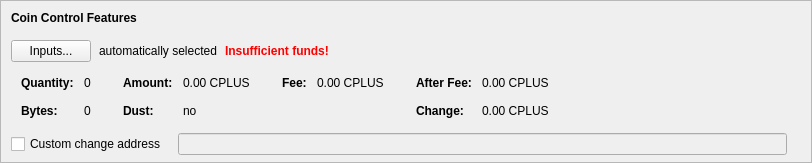
    <widget class="QFrame" name="frameCoinControl">
     <property name="sizePolicy">
      <sizepolicy hsizetype="Expanding" vsizetype="Expanding">
       <horstretch>0</horstretch>
       <verstretch>0</verstretch>
      </sizepolicy>
     </property>
     <property name="maximumSize">
      <size>
       <width>16777215</width>
       <height>16777215</height>
      </size>
     </property>
     <property name="frameShape">
      <enum>QFrame::StyledPanel</enum>
     </property>
     <property name="frameShadow">
      <enum>QFrame::Sunken</enum>
     </property>
     <layout class="QVBoxLayout" name="verticalLayoutCoinControl2">
      <property name="spacing">
       <number>0</number>
      </property>
      <property name="leftMargin">
       <number>0</number>
      </property>
      <property name="topMargin">
       <number>0</number>
      </property>
      <property name="rightMargin">
       <number>0</number>
      </property>
      <property name="bottomMargin">
       <number>6</number>
      </property>
      <item>
       <layout class="QVBoxLayout" name="verticalLayoutCoinControl" stretch="0,0,0,0,1">
        <property name="spacing">
         <number>0</number>
        </property>
        <property name="leftMargin">
         <number>10</number>
        </property>
        <property name="topMargin">
         <number>10</number>
        </property>
        <item>
         <layout class="QHBoxLayout" name="horizontalLayoutCoinControl1">
          <property name="bottomMargin">
           <number>15</number>
          </property>
          <item>
           <widget class="QLabel" name="labelCoinControlFeatures">
            <property name="sizePolicy">
             <sizepolicy hsizetype="Preferred" vsizetype="Maximum">
              <horstretch>0</horstretch>
              <verstretch>0</verstretch>
             </sizepolicy>
            </property>
            <property name="font">
             <font>
              <weight>75</weight>
              <bold>true</bold>
             </font>
            </property>
            <property name="styleSheet">
             <string notr="true">font-weight:bold;</string>
            </property>
            <property name="text">
             <string>Coin Control Features</string>
            </property>
           </widget>
          </item>
         </layout>
        </item>
        <item>
         <layout class="QHBoxLayout" name="horizontalLayoutCoinControl2" stretch="0,0,0,0">
          <property name="spacing">
           <number>8</number>
          </property>
          <property name="bottomMargin">
           <number>10</number>
          </property>
          <item>
           <widget class="QPushButton" name="pushButtonCoinControl">
            <property name="styleSheet">
             <string notr="true"/>
            </property>
            <property name="text">
             <string>Inputs...</string>
            </property>
            <property name="autoDefault">
             <bool>false</bool>
            </property>
           </widget>
          </item>
          <item>
           <widget class="QLabel" name="labelCoinControlAutomaticallySelected">
            <property name="text">
             <string>automatically selected</string>
            </property>
            <property name="margin">
             <number>5</number>
            </property>
           </widget>
          </item>
          <item>
           <widget class="QLabel" name="labelCoinControlInsuffFunds">
            <property name="font">
             <font>
              <weight>75</weight>
              <bold>true</bold>
             </font>
            </property>
            <property name="styleSheet">
             <string notr="true">color:red;font-weight:bold;</string>
            </property>
            <property name="text">
             <string>Insufficient funds!</string>
            </property>
            <property name="margin">
             <number>5</number>
            </property>
           </widget>
          </item>
          <item>
           <spacer name="horizontalSpacerCoinControl">
            <property name="orientation">
             <enum>Qt::Horizontal</enum>
            </property>
            <property name="sizeHint" stdset="0">
             <size>
              <width>40</width>
              <height>1</height>
             </size>
            </property>
           </spacer>
          </item>
         </layout>
        </item>
        <item>
         <widget class="QWidget" name="widgetCoinControl" native="true">
          <property name="sizePolicy">
           <sizepolicy hsizetype="Preferred" vsizetype="Preferred">
            <horstretch>0</horstretch>
            <verstretch>0</verstretch>
           </sizepolicy>
          </property>
          <property name="minimumSize">
           <size>
            <width>0</width>
            <height>0</height>
           </size>
          </property>
          <property name="styleSheet">
           <string notr="true"/>
          </property>
          <layout class="QHBoxLayout" name="horizontalLayoutCoinControl5">
           <property name="leftMargin">
            <number>0</number>
           </property>
           <property name="topMargin">
            <number>0</number>
           </property>
           <property name="rightMargin">
            <number>0</number>
           </property>
           <property name="bottomMargin">
            <number>0</number>
           </property>
           <item>
            <layout class="QHBoxLayout" name="horizontalLayoutCoinControl3" stretch="0,0,0,1">
             <property name="spacing">
              <number>20</number>
             </property>
             <property name="topMargin">
              <number>0</number>
             </property>
             <property name="bottomMargin">
              <number>10</number>
             </property>
             <item>
              <layout class="QFormLayout" name="formLayoutCoinControl1">
               <property name="horizontalSpacing">
                <number>10</number>
               </property>
               <property name="verticalSpacing">
                <number>14</number>
               </property>
               <property name="leftMargin">
                <number>10</number>
               </property>
               <property name="topMargin">
                <number>4</number>
               </property>
               <property name="rightMargin">
                <number>6</number>
               </property>
               <item row="0" column="0">
                <widget class="QLabel" name="labelCoinControlQuantityText">
                 <property name="font">
                  <font>
                   <weight>75</weight>
                   <bold>true</bold>
                  </font>
                 </property>
                 <property name="text">
                  <string>Quantity:</string>
                 </property>
                 <property name="margin">
                  <number>0</number>
                 </property>
                </widget>
               </item>
               <item row="0" column="1">
                <widget class="QLabel" name="labelCoinControlQuantity">
                 <property name="cursor">
                  <cursorShape>IBeamCursor</cursorShape>
                 </property>
                 <property name="contextMenuPolicy">
                  <enum>Qt::ActionsContextMenu</enum>
                 </property>
                 <property name="text">
                  <string notr="true">0</string>
                 </property>
                 <property name="margin">
                  <number>0</number>
                 </property>
                 <property name="textInteractionFlags">
                  <set>Qt::LinksAccessibleByMouse|Qt::TextSelectableByKeyboard|Qt::TextSelectableByMouse</set>
                 </property>
                </widget>
               </item>
               <item row="1" column="0">
                <widget class="QLabel" name="labelCoinControlBytesText">
                 <property name="font">
                  <font>
                   <weight>75</weight>
                   <bold>true</bold>
                  </font>
                 </property>
                 <property name="text">
                  <string>Bytes:</string>
                 </property>
                </widget>
               </item>
               <item row="1" column="1">
                <widget class="QLabel" name="labelCoinControlBytes">
                 <property name="cursor">
                  <cursorShape>IBeamCursor</cursorShape>
                 </property>
                 <property name="contextMenuPolicy">
                  <enum>Qt::ActionsContextMenu</enum>
                 </property>
                 <property name="text">
                  <string notr="true">0</string>
                 </property>
                 <property name="textInteractionFlags">
                  <set>Qt::LinksAccessibleByMouse|Qt::TextSelectableByKeyboard|Qt::TextSelectableByMouse</set>
                 </property>
                </widget>
               </item>
              </layout>
             </item>
             <item>
              <layout class="QFormLayout" name="formLayoutCoinControl2">
               <property name="horizontalSpacing">
                <number>10</number>
               </property>
               <property name="verticalSpacing">
                <number>14</number>
               </property>
               <property name="leftMargin">
                <number>6</number>
               </property>
               <property name="topMargin">
                <number>4</number>
               </property>
               <property name="rightMargin">
                <number>6</number>
               </property>
               <item row="0" column="0">
                <widget class="QLabel" name="labelCoinControlAmountText">
                 <property name="font">
                  <font>
                   <weight>75</weight>
                   <bold>true</bold>
                  </font>
                 </property>
                 <property name="text">
                  <string>Amount:</string>
                 </property>
                 <property name="margin">
                  <number>0</number>
                 </property>
                </widget>
               </item>
               <item row="0" column="1">
                <widget class="QLabel" name="labelCoinControlAmount">
                 <property name="cursor">
                  <cursorShape>IBeamCursor</cursorShape>
                 </property>
                 <property name="contextMenuPolicy">
                  <enum>Qt::ActionsContextMenu</enum>
                 </property>
                 <property name="text">
                  <string notr="true">0.00 CPLUS</string>
                 </property>
                 <property name="textInteractionFlags">
                  <set>Qt::LinksAccessibleByMouse|Qt::TextSelectableByKeyboard|Qt::TextSelectableByMouse</set>
                 </property>
                </widget>
               </item>
               <item row="1" column="0">
                <widget class="QLabel" name="labelCoinControlLowOutputText">
                 <property name="font">
                  <font>
                   <weight>75</weight>
                   <bold>true</bold>
                  </font>
                 </property>
                 <property name="text">
                  <string>Dust:</string>
                 </property>
                </widget>
               </item>
               <item row="1" column="1">
                <widget class="QLabel" name="labelCoinControlLowOutput">
                 <property name="cursor">
                  <cursorShape>IBeamCursor</cursorShape>
                 </property>
                 <property name="contextMenuPolicy">
                  <enum>Qt::ActionsContextMenu</enum>
                 </property>
                 <property name="text">
                  <string notr="true">no</string>
                 </property>
                 <property name="textInteractionFlags">
                  <set>Qt::LinksAccessibleByMouse|Qt::TextSelectableByKeyboard|Qt::TextSelectableByMouse</set>
                 </property>
                </widget>
               </item>
              </layout>
             </item>
             <item>
              <layout class="QFormLayout" name="formLayoutCoinControl3">
               <property name="horizontalSpacing">
                <number>10</number>
               </property>
               <property name="verticalSpacing">
                <number>14</number>
               </property>
               <property name="leftMargin">
                <number>6</number>
               </property>
               <property name="topMargin">
                <number>4</number>
               </property>
               <property name="rightMargin">
                <number>6</number>
               </property>
               <item row="0" column="0">
                <widget class="QLabel" name="labelCoinControlFeeText">
                 <property name="font">
                  <font>
                   <weight>75</weight>
                   <bold>true</bold>
                  </font>
                 </property>
                 <property name="text">
                  <string>Fee:</string>
                 </property>
                 <property name="margin">
                  <number>0</number>
                 </property>
                </widget>
               </item>
               <item row="0" column="1">
                <widget class="QLabel" name="labelCoinControlFee">
                 <property name="cursor">
                  <cursorShape>IBeamCursor</cursorShape>
                 </property>
                 <property name="contextMenuPolicy">
                  <enum>Qt::ActionsContextMenu</enum>
                 </property>
                 <property name="text">
                  <string notr="true">0.00 CPLUS</string>
                 </property>
                 <property name="textInteractionFlags">
                  <set>Qt::LinksAccessibleByMouse|Qt::TextSelectableByKeyboard|Qt::TextSelectableByMouse</set>
                 </property>
                </widget>
               </item>
              </layout>
             </item>
             <item>
              <layout class="QFormLayout" name="formLayoutCoinControl4">
               <property name="horizontalSpacing">
                <number>10</number>
               </property>
               <property name="verticalSpacing">
                <number>14</number>
               </property>
               <property name="leftMargin">
                <number>6</number>
               </property>
               <property name="topMargin">
                <number>4</number>
               </property>
               <property name="rightMargin">
                <number>6</number>
               </property>
               <item row="0" column="0">
                <widget class="QLabel" name="labelCoinControlAfterFeeText">
                 <property name="font">
                  <font>
                   <weight>75</weight>
                   <bold>true</bold>
                  </font>
                 </property>
                 <property name="text">
                  <string>After Fee:</string>
                 </property>
                 <property name="margin">
                  <number>0</number>
                 </property>
                </widget>
               </item>
               <item row="0" column="1">
                <widget class="QLabel" name="labelCoinControlAfterFee">
                 <property name="cursor">
                  <cursorShape>IBeamCursor</cursorShape>
                 </property>
                 <property name="contextMenuPolicy">
                  <enum>Qt::ActionsContextMenu</enum>
                 </property>
                 <property name="text">
                  <string notr="true">0.00 CPLUS</string>
                 </property>
                 <property name="textInteractionFlags">
                  <set>Qt::LinksAccessibleByMouse|Qt::TextSelectableByKeyboard|Qt::TextSelectableByMouse</set>
                 </property>
                </widget>
               </item>
               <item row="1" column="0">
                <widget class="QLabel" name="labelCoinControlChangeText">
                 <property name="font">
                  <font>
                   <weight>75</weight>
                   <bold>true</bold>
                  </font>
                 </property>
                 <property name="text">
                  <string>Change:</string>
                 </property>
                </widget>
               </item>
               <item row="1" column="1">
                <widget class="QLabel" name="labelCoinControlChange">
                 <property name="cursor">
                  <cursorShape>IBeamCursor</cursorShape>
                 </property>
                 <property name="contextMenuPolicy">
                  <enum>Qt::ActionsContextMenu</enum>
                 </property>
                 <property name="text">
                  <string notr="true">0.00 CPLUS</string>
                 </property>
                 <property name="textInteractionFlags">
                  <set>Qt::LinksAccessibleByMouse|Qt::TextSelectableByKeyboard|Qt::TextSelectableByMouse</set>
                 </property>
                </widget>
               </item>
              </layout>
             </item>
            </layout>
           </item>
          </layout>
         </widget>
        </item>
        <item>
         <layout class="QHBoxLayout" name="horizontalLayoutCoinControl4" stretch="0,0,0">
          <property name="spacing">
           <number>12</number>
          </property>
          <property name="sizeConstraint">
           <enum>QLayout::SetDefaultConstraint</enum>
          </property>
          <property name="topMargin">
           <number>5</number>
          </property>
          <property name="rightMargin">
           <number>5</number>
          </property>
          <item>
           <widget class="QCheckBox" name="checkBoxCoinControlChange">
            <property name="toolTip">
             <string>If this is activated, but the change address is empty or invalid, change will be sent to a newly generated address.</string>
            </property>
            <property name="text">
             <string>Custom change address</string>
            </property>
           </widget>
          </item>
          <item>
           <widget class="QValidatedLineEdit" name="lineEditCoinControlChange">
            <property name="enabled">
             <bool>false</bool>
            </property>
            <property name="sizePolicy">
             <sizepolicy hsizetype="Expanding" vsizetype="Fixed">
              <horstretch>0</horstretch>
              <verstretch>0</verstretch>
             </sizepolicy>
            </property>
           </widget>
          </item>
          <item>
           <widget class="QLabel" name="labelCoinControlChangeLabel">
            <property name="sizePolicy">
             <sizepolicy hsizetype="Preferred" vsizetype="Expanding">
              <horstretch>0</horstretch>
              <verstretch>0</verstretch>
             </sizepolicy>
            </property>
            <property name="minimumSize">
             <size>
              <width>0</width>
              <height>0</height>
             </size>
            </property>
            <property name="text">
             <string/>
            </property>
            <property name="margin">
             <number>3</number>
            </property>
           </widget>
          </item>
         </layout>
        </item>
        <item>
         <spacer name="verticalSpacerCoinControl">
          <property name="orientation">
           <enum>Qt::Vertical</enum>
          </property>
          <property name="sizeHint" stdset="0">
           <size>
            <width>800</width>
            <height>1</height>
           </size>
          </property>
         </spacer>
        </item>
       </layout>
      </item>
     </layout>
    </widget>
